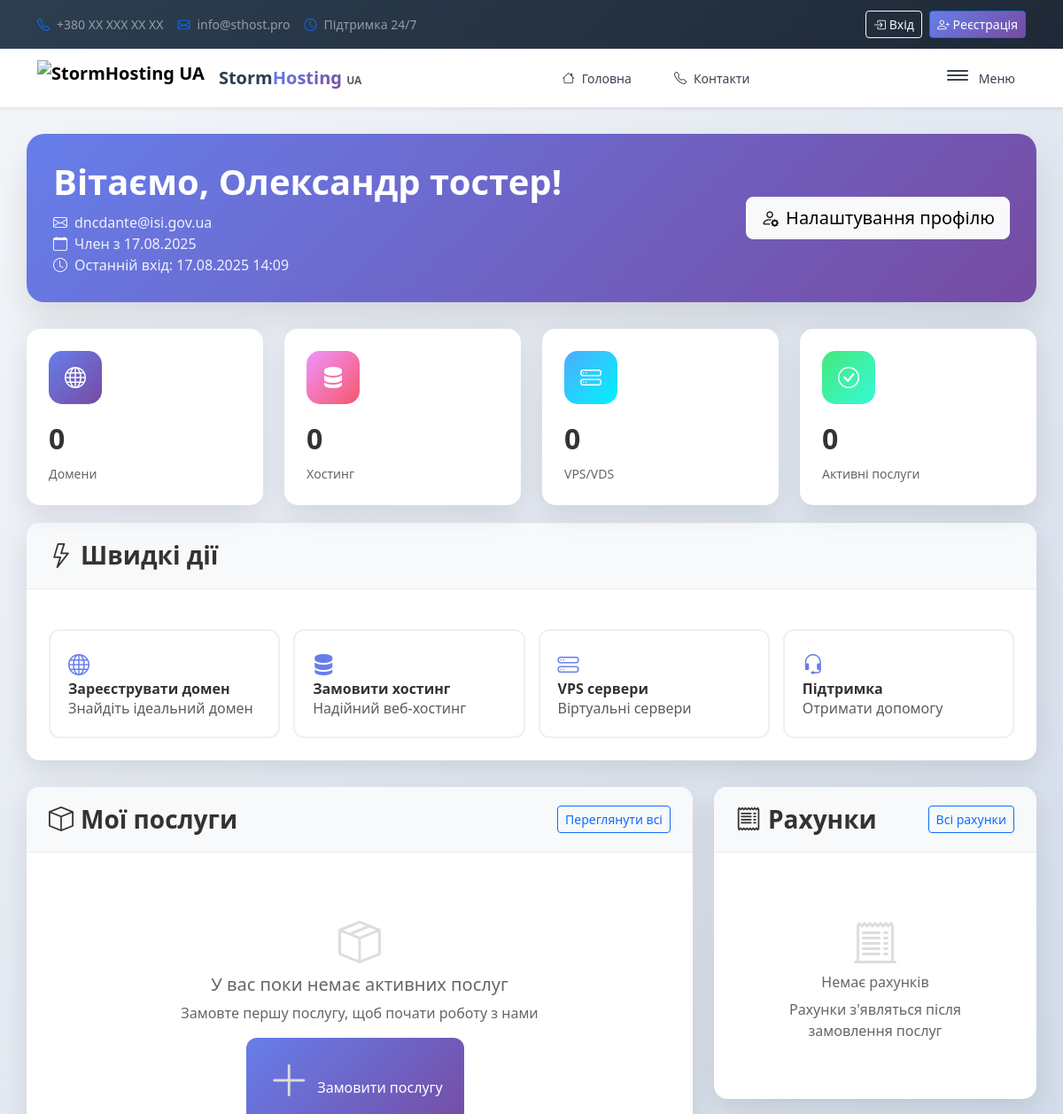
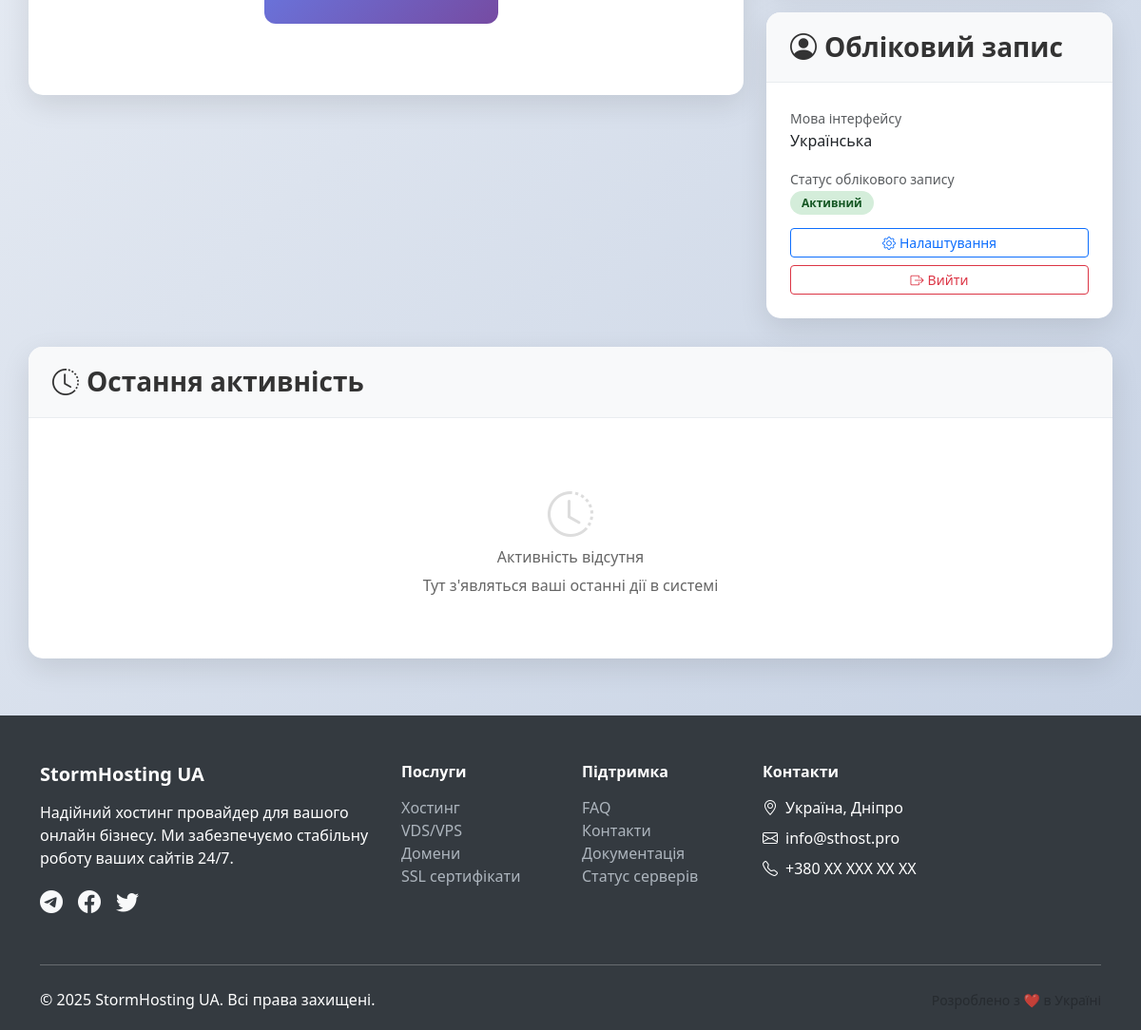
Screenshot of /client/dashboard.php (signed in) with the database file from the repository (2 pictures, top to bottom).
### tables this page shows
CREATE TABLE `users` (
  `id` int(11) NOT NULL AUTO_INCREMENT,
  `email` varchar(255) NOT NULL,
  `password` varchar(255) NOT NULL,
  `full_name` varchar(255) NOT NULL,
  `phone` varchar(20) DEFAULT NULL,
  `email_verified` tinyint(1) DEFAULT 0,
  `avatar` varchar(255) DEFAULT NULL,
  `created_at` timestamp NULL DEFAULT current_timestamp(),
  `updated_at` timestamp NULL DEFAULT current_timestamp() ON UPDATE current_timestamp(),
  `language` enum('ua','en','ru') DEFAULT 'ua',
  `registration_date` timestamp NULL DEFAULT current_timestamp(),
  `last_login` timestamp NULL DEFAULT NULL,
  `is_active` tinyint(1) DEFAULT 1,
  `marketing_emails` tinyint(1) DEFAULT 0,
  `fossbilling_client_id` int(11) DEFAULT NULL,
  `ispmanager_username` varchar(255) DEFAULT NULL,
  PRIMARY KEY (`id`),
  UNIQUE KEY `email` (`email`),
  KEY `idx_email` (`email`),
  KEY `idx_active` (`is_active`),
  KEY `idx_users_email_active` (`email`,`is_active`),
  KEY `idx_users_registration_date` (`registration_date`)
);

### includes/config.php (called while the page is built, shortened)
<?php
function escapeOutput($data) {
    return htmlspecialchars($data, ENT_QUOTES, 'UTF-8');
}
?>

### includes/db_connect.php (called while the page is built, shortened)
<?php
class DatabaseConnection {
    private static $site_connection = null;
    public static function getSiteConnection() {
        if (self::$site_connection === null) {
            try {
                global $host, $dbname_site, $db_userconnect_site, $db_passwd_site;
                $dsn = "mysql:host={$host};dbname={$dbname_site};charset=utf8mb4";
                $options = [
                    PDO::ATTR_ERRMODE => PDO::ERRMODE_EXCEPTION,
                    PDO::ATTR_DEFAULT_FETCH_MODE => PDO::FETCH_ASSOC,
                    PDO::ATTR_EMULATE_PREPARES => false,
                    PDO::MYSQL_ATTR_INIT_COMMAND => "SET NAMES utf8mb4"
                ];
                self::$site_connection = new PDO($dsn, $db_userconnect_site, $db_passwd_site, $options);
            } catch (PDOException $e) {
                self::logSecurityEvent('database_error', 'Ошибка подключения к БД: ' . $e->getMessage(), 'critical');
                throw new Exception('Database connection failed');
            }
        }
        return self::$site_connection;
    }
    public static function executeQuery($sql, $params = [], $connection_type = 'site') {
        try {
            $pdo = ($connection_type === 'fossbilling') ?
                   self::getFossBillingConnection() :
                   self::getSiteConnection();
            $stmt = $pdo->prepare($sql);
            $stmt->execute($params);
            return $stmt;
        } catch (PDOException $e) {
            self::logSecurityEvent('database_query_error',
                'Ошибка выполнения запроса: ' . $e->getMessage() . ' SQL: ' . $sql,
                'medium');
            throw new Exception('Query execution failed');
        }
    }
    public static function fetchOne($sql, $params = [], $connection_type = 'site') {
        $stmt = self::executeQuery($sql, $params, $connection_type);
        return $stmt->fetch();
    }
    private static function logSecurityEvent($action, $details, $severity = 'medium') {
        try {
            $ip = $_SERVER['REMOTE_ADDR'] ?? 'unknown';
            $user_id = $_SESSION['user_id'] ?? null;
            $sql = "INSERT INTO security_logs (ip_address, user_id, action, details, severity) VALUES (?, ?, ?, ?, ?)";
            $params = [$ip, $user_id, $action, $details, $severity];
        } catch (Exception $e) {
            error_log("Security log error: " . $e->getMessage() . " Original event: $action - $details");
        }
    }
}
?>

### client/dashboard.php (the view, shortened to what this page needs)
<?php
require_once $_SERVER['DOCUMENT_ROOT'] . '/includes/config.php';
require_once $_SERVER['DOCUMENT_ROOT'] . '/includes/db_connect.php';
$user_id = $_SESSION['user_id'];
$user_name = $_SESSION['user_name'];
$user_email = $_SESSION['user_email'];
$user_info = DatabaseConnection::fetchOne(
    "SELECT * FROM users WHERE id = ?",
    [$user_id]
);
$services_stats = [
    'domains' => 0,
    'hosting' => 0,
    'vps' => 0,
    'active_services' => 0
];
$recent_orders = [];
$invoices = [];
include $_SERVER['DOCUMENT_ROOT'] . '/includes/header.php';
?>
<!DOCTYPE html>
<html lang="ua">
<head>
    <link href="https://cdn.jsdelivr.net/npm/bootstrap@5.3.2/dist/css/bootstrap.min.css" rel="stylesheet">
    <link href="https://cdn.jsdelivr.net/npm/bootstrap-icons@1.11.1/font/bootstrap-icons.css" rel="stylesheet">
</head>
<body>
    <div class="container dashboard-container">
        <div class="welcome-card">
            <div class="row align-items-center">
                <div class="col-md-8">
                    <h1>Вітаємо, <?php echo escapeOutput($user_name); ?>!</h1>
                    <div class="user-info">
                        <i class="bi bi-envelope me-2"></i><?php echo escapeOutput($user_email); ?>
                        <br>
                        <i class="bi bi-calendar me-2"></i>Член з <?php echo date('d.m.Y', strtotime($user_info['registration_date'])); ?>
                        <?php if ($user_info['last_login']): ?>
                        <br>
                        <i class="bi bi-clock me-2"></i>Останній вхід: <?php echo date('d.m.Y H:i', strtotime($user_info['last_login'])); ?>
                        <?php endif; ?>
                    </div>
                </div>
                <div class="col-md-4 text-end">
                    <a href="/client/profile.php" class="btn btn-light btn-lg">
                        <i class="bi bi-person-gear me-2"></i>Налаштування профілю
                    </a>
                </div>
            </div>
        </div>
        <div class="row">
            <div class="col-md-3 col-sm-6">
                <div class="stats-card">
                    <div class="stats-icon" style="background: linear-gradient(135deg, #667eea, #764ba2);">
                        <i class="bi bi-globe"></i>
                    </div>
                    <div class="stats-number"><?php echo $services_stats['domains']; ?></div>
                    <div class="stats-label">Домени</div>
                </div>
            </div>
            <div class="col-md-3 col-sm-6">
                <div class="stats-card">
                    <div class="stats-icon" style="background: linear-gradient(135deg, #f093fb, #f5576c);">
                        <i class="bi bi-server"></i>
                    </div>
                    <div class="stats-number"><?php echo $services_stats['hosting']; ?></div>
                    <div class="stats-label">Хостинг</div>
                </div>
            </div>
            <div class="col-md-3 col-sm-6">
                <div class="stats-card">
                    <div class="stats-icon" style="background: linear-gradient(135deg, #4facfe, #00f2fe);">
                        <i class="bi bi-hdd-stack"></i>
                    </div>
                    <div class="stats-number"><?php echo $services_stats['vps']; ?></div>
                    <div class="stats-label">VPS/VDS</div>
                </div>
            </div>
            <div class="col-md-3 col-sm-6">
                <div class="stats-card">
                    <div class="stats-icon" style="background: linear-gradient(135deg, #43e97b, #38f9d7);">
                        <i class="bi bi-check-circle"></i>
                    </div>
                    <div class="stats-number"><?php echo $services_stats['active_services']; ?></div>
                    <div class="stats-label">Активні послуги</div>
                </div>
            </div>
        </div>
        <div class="section-card">
            <div class="section-header">
                <h3><i class="bi bi-lightning me-2"></i>Швидкі дії</h3>
            </div>
            <div class="section-body">
                <div class="quick-actions">
                    <a href="/pages/domains/register.php" class="quick-action-card">
                        <i class="bi bi-globe"></i>
                        <h6>Зареєструвати домен</h6>
                        <p class="mb-0 text-muted">Знайдіть ідеальний домен</p>
                    </a>
                    <a href="/pages/hosting/shared.php" class="quick-action-card">
                        <i class="bi bi-server"></i>
                        <h6>Замовити хостинг</h6>
                        <p class="mb-0 text-muted">Надійний веб-хостинг</p>
                    </a>
                    <a href="/pages/vds/virtual.php" class="quick-action-card">
                        <i class="bi bi-hdd-stack"></i>
                        <h6>VPS сервери</h6>
                        <p class="mb-0 text-muted">Віртуальні сервери</p>
                    </a>
                    <a href="/pages/contacts.php" class="quick-action-card">
                        <i class="bi bi-headset"></i>
                        <h6>Підтримка</h6>
                        <p class="mb-0 text-muted">Отримати допомогу</p>
                    </a>
                </div>
            </div>
        </div>
        <div class="row">
            <div class="col-lg-8">
                <div class="section-card">
                    <div class="section-header">
                        <div class="d-flex justify-content-between align-items-center">
                            <h3><i class="bi bi-box me-2"></i>Мої послуги</h3>
                            <a href="/client/services.php" class="btn btn-outline-primary btn-sm">
                                Переглянути всі
                            </a>
                        </div>
                    </div>
                    <div class="section-body">
                        <?php if (empty($recent_orders)): ?>
                        <div class="empty-state">
                            <i class="bi bi-box-seam"></i>
                            <h5>У вас поки немає активних послуг</h5>
                            <p>Замовте першу послугу, щоб почати роботу з нами</p>
                            <a href="/pages/domains/register.php" class="action-btn">
                                <i class="bi bi-plus-lg"></i>Замовити послугу
                            </a>
                        </div>
                        <?php endif; ?>
                    </div>
                </div>
            </div>
            <div class="col-lg-4">
                <div class="section-card">
                    <div class="section-header">
                        <div class="d-flex justify-content-between align-items-center">
                            <h3><i class="bi bi-receipt me-2"></i>Рахунки</h3>
                            <a href="/client/billing.php" class="btn btn-outline-primary btn-sm">
                                Всі рахунки
                            </a>
                        </div>
                    </div>
                    <div class="section-body">
                        <?php if (empty($invoices)): ?>
                        <div class="empty-state">
                            <i class="bi bi-receipt-cutoff"></i>
                            <h6>Немає рахунків</h6>
                            <p class="mb-0">Рахунки з'являться після замовлення послуг</p>
                        </div>
                        <?php endif; ?>
                    </div>
                </div>
                <div class="section-card">
                    <div class="section-header">
                        <h3><i class="bi bi-person-circle me-2"></i>Обліковий запис</h3>
                    </div>
                    <div class="section-body">
                        <div class="mb-3">
                            <small class="text-muted">Мова інтерфейсу</small>
                            <div>
                                <?php
                                $languages = ['ua' => 'Українська', 'en' => 'English', 'ru' => 'Русский'];
                                echo $languages[$user_info['language']] ?? 'Українська';
                                ?>
                            </div>
                        </div>
                        <div class="mb-3">
                            <small class="text-muted">Статус облікового запису</small>
                            <div>
                                <span class="service-status status-<?php echo $user_info['is_active'] ? 'active' : 'suspended'; ?>">
                                    <?php echo $user_info['is_active'] ? 'Активний' : 'Деактивований'; ?>
                                </span>
                            </div>
                        </div>
                        <div class="d-grid gap-2">
                            <a href="/client/profile.php" class="btn btn-outline-primary btn-sm">
                                <i class="bi bi-gear me-1"></i>Налаштування
                            </a>
                            <a href="/auth/logout.php" class="btn btn-outline-danger btn-sm">
                                <i class="bi bi-box-arrow-right me-1"></i>Вийти
                            </a>
                        </div>
                    </div>
                </div>
            </div>
        </div>
        <div class="section-card">
            <div class="section-header">
                <h3><i class="bi bi-clock-history me-2"></i>Остання активність</h3>
            </div>
            <div class="section-body">
                <div class="empty-state">
                    <i class="bi bi-clock-history"></i>
                    <h6>Активність відсутня</h6>
                    <p class="mb-0">Тут з'являться ваші останні дії в системі</p>
                </div>
            </div>
        </div>
    </div>
</body>
</html>
<?php include $_SERVER['DOCUMENT_ROOT'] . '/includes/footer.php'; ?>

### rows the page displays
users: registration_date "17.08.2025", last_login "17.08.2025 14:09", email_verified "0", language "Українська"

### other values shown
$site_email "info@sthost.pro"
escapeOutput($user_name) "Олександр тостер"
escapeOutput($user_email) "dncdante@isi.gov.ua"
